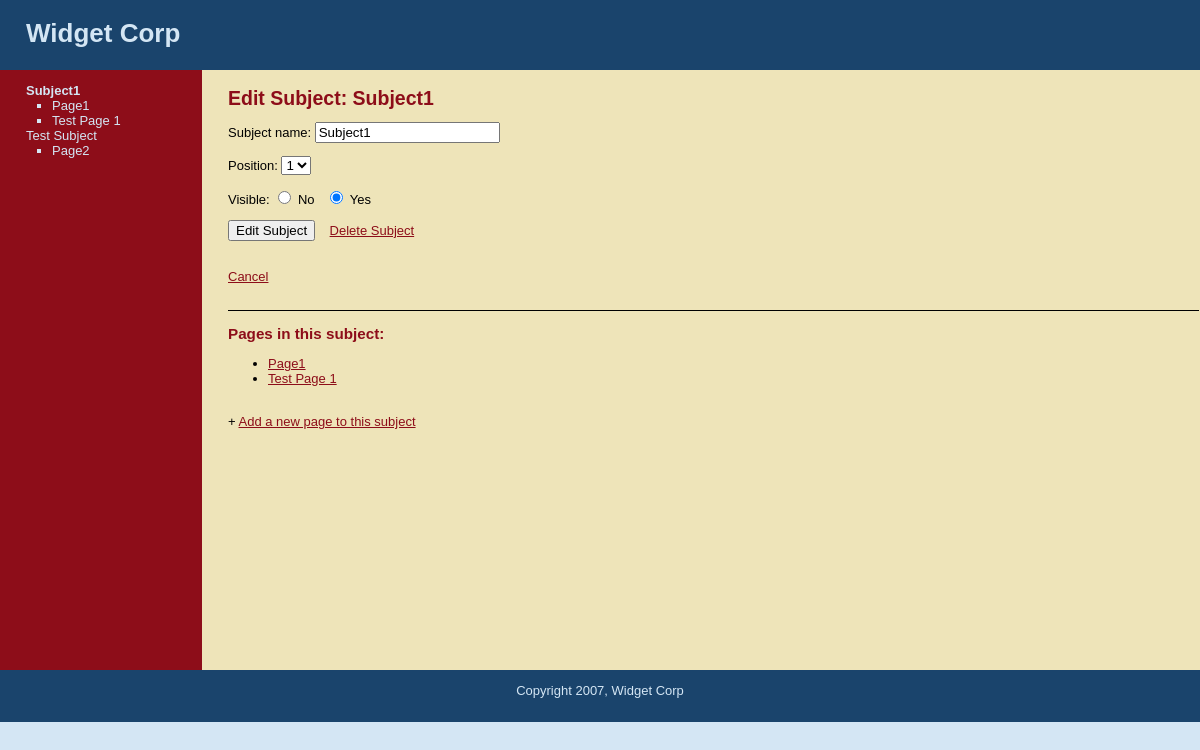
Page /widgetCorp/editSubject.php?subj=1 (signed in) on the committed database.
### tables this page shows
CREATE TABLE `subjects` (
  `id` int(11) NOT NULL,
  `menu_name` varchar(50) NOT NULL,
  `position` int(3) NOT NULL,
  `visible` smallint(1) NOT NULL
);

CREATE TABLE `pages` (
  `id` int(11) NOT NULL,
  `subject_id` int(11) NOT NULL,
  `menu_name` varchar(50) NOT NULL,
  `position` int(3) NOT NULL,
  `visible` smallint(1) NOT NULL,
  `content` text NOT NULL
);

### widgetCorp/editSubject.php (the view, shortened to what this page needs)
<?php require_once("includes/connection.php"); ?>
<?php require_once("includes/functions.php"); ?>
<?php find_selected_page($connection); ?>
<?php include("includes/header.php"); ?>
<table id="structure">
    <tr>
        <td id="navigation">
            <?php echo navigation($sel_subject, $sel_page, $connection); ?>
        </td>
        <td id="page">
            <h2>Edit Subject: <?php echo htmlspecialchars($sel_subject['menu_name']); ?></h2>
            <form action="editSubject.php?subj=<?php echo urlencode($sel_subject['id']); ?>" method="post">
                <p>Subject name:
                    <input type="text" name="menu_name" value="<?php echo htmlspecialchars($sel_subject['menu_name']); ?>" id="menu_name" />
                </p>
                <p>Position:
                    <select name="position">
                        <?php
                        $subject_set = get_all_subjects($connection);
                        $subject_count = mysqli_num_rows($subject_set);
                        for ($count = 1; $count <= $subject_count + 1; $count++) {
                            echo "<option value=\"{$count}\"";
                            if ($sel_subject['position'] == $count) {
                                echo " selected";
                            }
                            echo ">{$count}</option>";
                        }
                        ?>
                    </select>
                </p>
                <p>Visible:
                    <input type="radio" name="visible" value="0"<?php
                    if ($sel_subject['visible'] == 0) {
                        echo " checked";
                    }
                    ?> /> No
                    &nbsp;
                    <input type="radio" name="visible" value="1"<?php
                    if ($sel_subject['visible'] == 1) {
                        echo " checked";
                    }
                    ?> /> Yes
                </p>
                <input type="submit" name="submit" value="Edit Subject" />
                <a href="deleteSubject.php?subj=<?php echo urlencode($sel_subject['id']); ?>" onclick="return confirm('Are you sure?');">Delete Subject</a>
            </form>
            <br />
            <a href="content.php">Cancel</a>
            <div style="margin-top: 2em; border-top: 1px solid #000000;">
                <h3>Pages in this subject:</h3>
                <ul>
                    <?php
                    $subject_pages = get_pages_for_subject($sel_subject['id'], $connection);
                    while ($page = mysqli_fetch_assoc($subject_pages)) {
                        echo "<li><a href=\"content.php?page={$page['id']}\">
                        " . htmlspecialchars($page['menu_name']) . "</a></li>";
                    }
                    ?>
                </ul>
                <br />
                + <a href="newPage.php?subj=<?php echo $sel_subject['id']; ?>">Add a new page to this subject</a>
            </div>
        </td>
    </tr>
</table>
<?php include("includes/footer.php"); ?>

### widgetCorp/includes/functions.php (shortened to what this page needs)
<?php
function get_all_subjects($connection) {
    $query = "SELECT * FROM subjects ORDER BY position ASC";
    $subject_set = $connection->query($query);
    return $subject_set;
}
function get_pages_for_subject($subject_id, $connection) {
    $query = "SELECT * FROM pages WHERE subject_id = {$subject_id} ORDER BY position ASC";
    $page_set = mysqli_query($connection, $query);
    return $page_set;
}
function get_subject_by_id($subject_id, $connection) {
    $query = "SELECT * FROM subjects WHERE id={$subject_id} LIMIT 1";
    $result_set = mysqli_query($connection, $query);
    if ($subject = mysqli_fetch_assoc($result_set)) {
        return $subject;
    } else {
        return NULL;
    }
}
function find_selected_page($connection) {
    if (isset($_GET['subj'])) {
        $sel_subject = get_subject_by_id($_GET['subj'], $connection);
        $sel_page = NULL;
    } elseif (isset($_GET['page'])) {
        $sel_subject = NULL;
        $sel_page = get_page_by_id($_GET['page'], $connection);
    } else {
        $sel_subject = NULL;
        $sel_page = NULL;
    }
}
function navigation($sel_subject, $sel_page, $connection) {
    $output = "<ul class=\"subjects\">";
    $subject_set = get_all_subjects($connection);
    while ($subject = mysqli_fetch_assoc($subject_set)) {
        $output .= "<li";
        if (isset($sel_subject['id']) && $subject["id"] == $sel_subject['id']) {
            $output .= " class=\"selected\"";
        }
        $output .= "><a href=\"editSubject.php?subj=" . urlencode($subject["id"]) . "\">{$subject["menu_name"]}</a></li>";
        $page_set = get_pages_for_subject($subject["id"], $connection);
        $output .= "<ul class=\"pages\">";
        while ($page = mysqli_fetch_assoc($page_set)) {
            $output .= "<li";
            $output .= "><a href=\"content.php?page=" . urlencode($page["id"]) . "\">{$page["menu_name"]}</a></li>";
        }
        $output .= "</ul>";
    }
    $output .= "</ul>";
    return $output;
}

### widgetCorp/styles/public.css (style rules this page uses)
html { height: 100%; width: 100%; }
body { width: 100%; height: 100%; margin: 0px; padding: 0px; border: 0px; font-family: Verdana, Arial, Helvetica, sans-serif; background: #d4e6f4; font-size: 13px; line-height: 15px; }
table, tr, td { border-collapse: collapse; vertical-align: top; font-size: 13px; line-height: 15px; }
a { color: #8d0d19; }
#structure { height: 600px; width: 100%; }
#navigation { width: 150px; padding: 1em 2em; color: #d4e6f4; background: #8d0d19; }
#navigation a { color: #d4e6f4; text-decoration: none; }
ul.subjects { padding-left: 0; list-style: none; }
ul.pages { padding-left: 2em; list-style: square; }
.selected { font-weight: bold; }
#page { padding-left: 2em; vertical-align: top; background: #eee4b9; }
#page h2 { color: #8d0d19; margin-top: 1em; }
#page h3 { color: #8d0d19; }

### rows in the picture
subjects: menu_name "Subject1", position "1", visible "☑"
pages: menu_name "Page1"
pages: menu_name "Test Page 1"
subjects: menu_name "Test Subject"
pages: menu_name "Page2"
